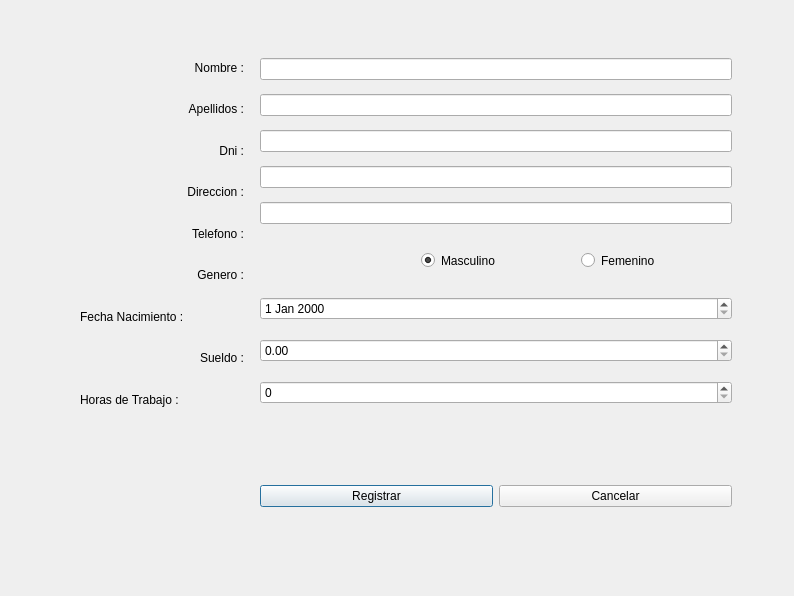
<?xml version="1.0" encoding="UTF-8"?>
<ui version="4.0">
 <class>FrmNuevoDoctor</class>
 <widget class="QDialog" name="FrmNuevoDoctor">
  <property name="geometry">
   <rect>
    <x>0</x>
    <y>0</y>
    <width>794</width>
    <height>596</height>
   </rect>
  </property>
  <property name="windowTitle">
   <string>Registrar Doctor</string>
  </property>
  <widget class="QRadioButton" name="rbMasculino">
   <property name="geometry">
    <rect>
     <x>421</x>
     <y>247</y>
     <width>150</width>
     <height>27</height>
    </rect>
   </property>
   <property name="text">
    <string>Masculino</string>
   </property>
   <property name="checked">
    <bool>true</bool>
   </property>
  </widget>
  <widget class="QWidget" name="layoutWidget">
   <property name="geometry">
    <rect>
     <x>260</x>
     <y>284</y>
     <width>472</width>
     <height>133</height>
    </rect>
   </property>
   <layout class="QVBoxLayout" name="verticalLayout_3">
    <item>
     <widget class="QDateEdit" name="deFechaNacimiento"/>
    </item>
    <item>
     <widget class="QDoubleSpinBox" name="dsbSueldo">
      <property name="maximum">
       <double>15000.989999999999782</double>
      </property>
     </widget>
    </item>
    <item>
     <widget class="QSpinBox" name="sbHorasTrabajo">
      <property name="maximum">
       <number>180</number>
      </property>
     </widget>
    </item>
   </layout>
  </widget>
  <widget class="QRadioButton" name="rbFemenino">
   <property name="geometry">
    <rect>
     <x>581</x>
     <y>247</y>
     <width>151</width>
     <height>27</height>
    </rect>
   </property>
   <property name="text">
    <string>Femenino</string>
   </property>
  </widget>
  <widget class="QWidget" name="layoutWidget_2">
   <property name="geometry">
    <rect>
     <x>260</x>
     <y>430</y>
     <width>472</width>
     <height>133</height>
    </rect>
   </property>
   <layout class="QHBoxLayout" name="horizontalLayout">
    <item>
     <widget class="QPushButton" name="cmdRegistrar">
      <property name="text">
       <string>Registrar</string>
      </property>
     </widget>
    </item>
    <item>
     <widget class="QPushButton" name="cmdCancelar">
      <property name="text">
       <string>Cancelar</string>
      </property>
     </widget>
    </item>
   </layout>
  </widget>
  <widget class="QWidget" name="layoutWidget_3">
   <property name="geometry">
    <rect>
     <x>80</x>
     <y>50</y>
     <width>164</width>
     <height>367</height>
    </rect>
   </property>
   <layout class="QVBoxLayout" name="verticalLayout">
    <item>
     <widget class="QLabel" name="label">
      <property name="text">
       <string>Nombre :</string>
      </property>
      <property name="alignment">
       <set>Qt::AlignRight|Qt::AlignTrailing|Qt::AlignVCenter</set>
      </property>
     </widget>
    </item>
    <item>
     <widget class="QLabel" name="label_2">
      <property name="text">
       <string>Apellidos :</string>
      </property>
      <property name="alignment">
       <set>Qt::AlignRight|Qt::AlignTrailing|Qt::AlignVCenter</set>
      </property>
     </widget>
    </item>
    <item>
     <widget class="QLabel" name="label_3">
      <property name="text">
       <string>Dni :</string>
      </property>
      <property name="alignment">
       <set>Qt::AlignRight|Qt::AlignTrailing|Qt::AlignVCenter</set>
      </property>
     </widget>
    </item>
    <item>
     <widget class="QLabel" name="label_5">
      <property name="text">
       <string>Direccion :</string>
      </property>
      <property name="alignment">
       <set>Qt::AlignRight|Qt::AlignTrailing|Qt::AlignVCenter</set>
      </property>
     </widget>
    </item>
    <item>
     <widget class="QLabel" name="label_4">
      <property name="text">
       <string>Telefono :</string>
      </property>
      <property name="alignment">
       <set>Qt::AlignRight|Qt::AlignTrailing|Qt::AlignVCenter</set>
      </property>
     </widget>
    </item>
    <item>
     <widget class="QLabel" name="label_6">
      <property name="text">
       <string>Genero :</string>
      </property>
      <property name="alignment">
       <set>Qt::AlignRight|Qt::AlignTrailing|Qt::AlignVCenter</set>
      </property>
     </widget>
    </item>
    <item>
     <widget class="QLabel" name="label_7">
      <property name="text">
       <string>Fecha Nacimiento :</string>
      </property>
     </widget>
    </item>
    <item>
     <widget class="QLabel" name="label_8">
      <property name="text">
       <string>Sueldo :</string>
      </property>
      <property name="alignment">
       <set>Qt::AlignRight|Qt::AlignTrailing|Qt::AlignVCenter</set>
      </property>
     </widget>
    </item>
    <item>
     <widget class="QLabel" name="label_9">
      <property name="text">
       <string>Horas de Trabajo :</string>
      </property>
     </widget>
    </item>
   </layout>
  </widget>
  <widget class="QWidget" name="layoutWidget_4">
   <property name="geometry">
    <rect>
     <x>260</x>
     <y>50</y>
     <width>472</width>
     <height>187</height>
    </rect>
   </property>
   <layout class="QVBoxLayout" name="verticalLayout_2">
    <item>
     <widget class="QLineEdit" name="txtNombre"/>
    </item>
    <item>
     <widget class="QLineEdit" name="txtApellidos"/>
    </item>
    <item>
     <widget class="QLineEdit" name="txtDni"/>
    </item>
    <item>
     <widget class="QLineEdit" name="txtDireccion"/>
    </item>
    <item>
     <widget class="QLineEdit" name="txtTelefono"/>
    </item>
   </layout>
  </widget>
 </widget>
 <resources/>
 <connections/>
</ui>
